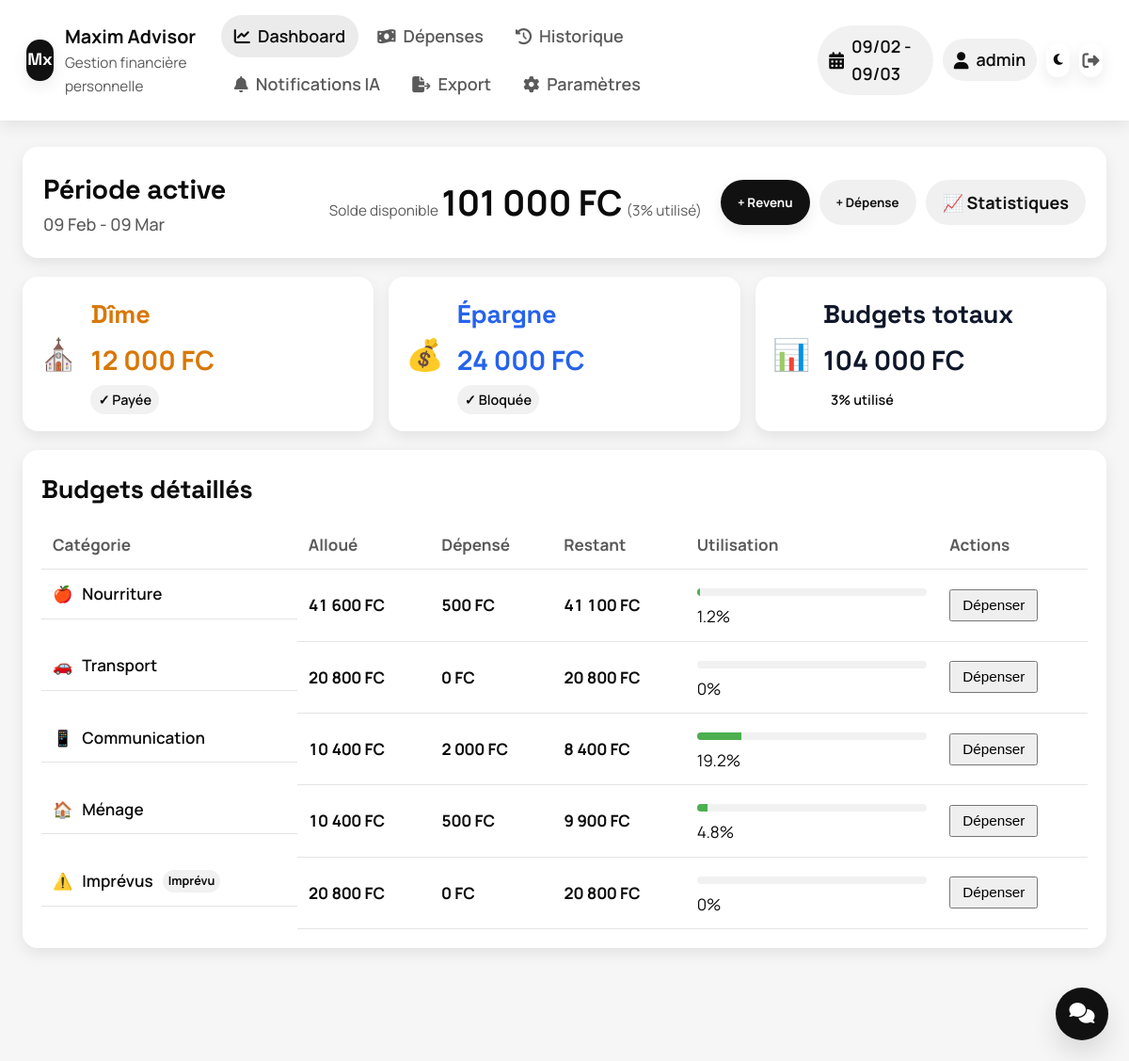
Page / (signed in) on the earlier database version.
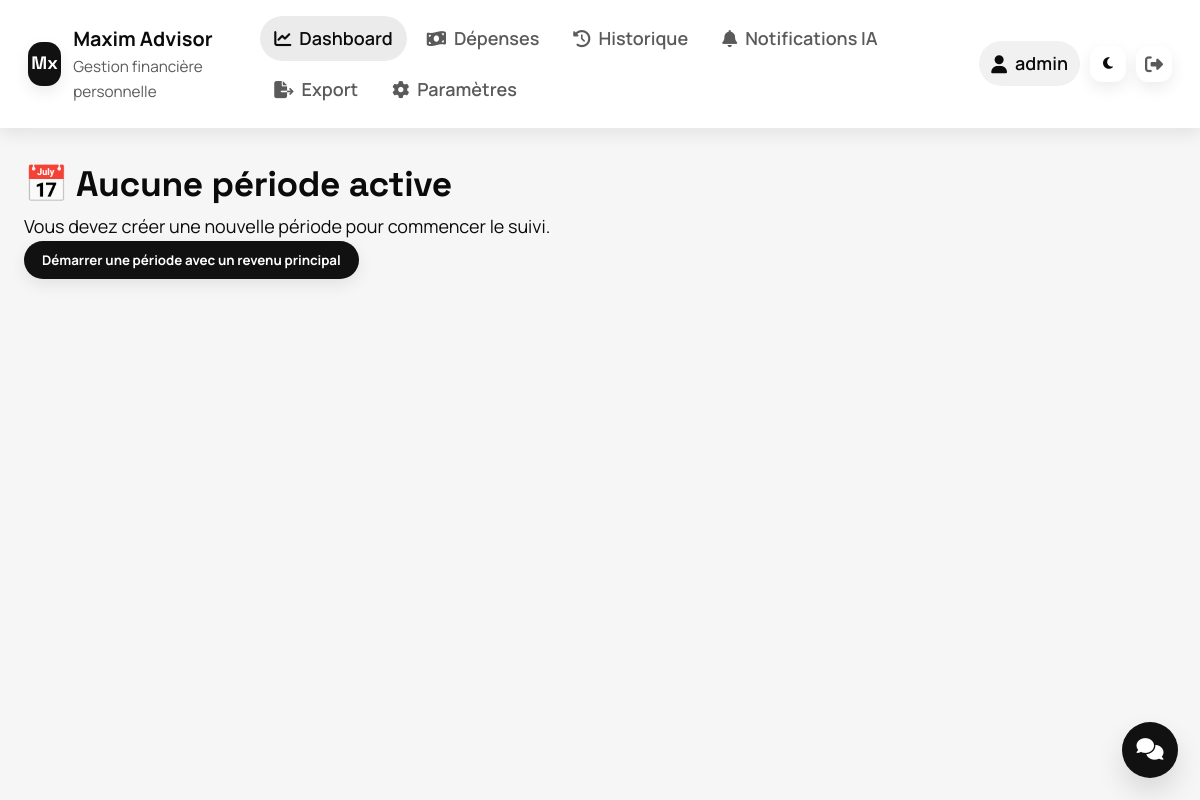
Same page on the later database version.
### tables this page shows
CREATE TABLE financial_periods (
    id INTEGER PRIMARY KEY AUTOINCREMENT,
    start_date DATE NOT NULL,
    end_date DATE NOT NULL,
    parameters_version INTEGER NOT NULL,
    initial_income INTEGER NOT NULL,
    tithing_amount INTEGER NOT NULL DEFAULT 0,
    saving_amount INTEGER NOT NULL DEFAULT 0,
    is_active BOOLEAN DEFAULT 1,
    created_at DATETIME DEFAULT CURRENT_TIMESTAMP
);

CREATE TABLE period_budgets (
    id INTEGER PRIMARY KEY AUTOINCREMENT,
    period_id INTEGER NOT NULL,
    category_id INTEGER NOT NULL,
    allocated_amount INTEGER NOT NULL,
    spent_amount INTEGER NOT NULL DEFAULT 0,
    FOREIGN KEY (period_id) REFERENCES financial_periods(id) ON DELETE CASCADE,
    FOREIGN KEY (category_id) REFERENCES budget_categories(id)
);

CREATE TABLE budget_categories (
    id INTEGER PRIMARY KEY AUTOINCREMENT,
    name TEXT NOT NULL,
    color TEXT NOT NULL,
    icon TEXT NOT NULL,
    is_unexpected BOOLEAN DEFAULT 0,
    position INTEGER NOT NULL
);

### includes/database.php (called while the page is built, shortened)
<?php
require_once __DIR__ . '/config.php';
function getDatabase() {
    static $db = null;
    if ($db === null) {
        try {
            $db = new PDO('sqlite:' . DB_PATH);
            $db->setAttribute(PDO::ATTR_ERRMODE, PDO::ERRMODE_EXCEPTION);
            $db->exec('PRAGMA foreign_keys = ON');
        } catch (PDOException $e) {
            die('Erreur de connexion à la base de données: ' . $e->getMessage());
        }
    }
    return $db;
}
function queryOne($sql, $params = []) {
    $db = getDatabase();
    $stmt = $db->prepare($sql);
    $stmt->execute($params);
    return $stmt->fetch(PDO::FETCH_ASSOC);
}
?>

### includes/period.php (called while the page is built, shortened)
<?php
require_once __DIR__ . '/database.php';
require_once __DIR__ . '/budgets.php';
function getActivePeriod() {
    $sql = "SELECT * FROM financial_periods WHERE is_active = 1 ORDER BY start_date DESC LIMIT 1";
    return queryOne($sql);
}
?>

### includes/calculations.php (called while the page is built, shortened)
<?php
require_once __DIR__ . '/database.php';
require_once __DIR__ . '/budgets.php';
function calculatePeriodTotals($periodId) {
    $sql = "SELECT
                SUM(CASE WHEN type = 'income_main' THEN amount ELSE 0 END) as total_income,
                SUM(CASE WHEN type = 'income_extra' THEN amount ELSE 0 END) as total_extra_income,
                SUM(CASE WHEN type = 'expense' THEN amount ELSE 0 END) as total_expenses,
                SUM(tithing_paid) as total_tithing,
                SUM(saving_paid) as total_saving
            FROM transactions
            WHERE period_id = ?";
    $totals = queryOne($sql, [$periodId]);
    $sql = "SELECT
                SUM(allocated_amount) as total_budget,
                SUM(spent_amount) as total_spent
            FROM period_budgets
            WHERE period_id = ?";
    $budgets = queryOne($sql, [$periodId]);
    return array_merge($totals, $budgets);
}
function calculateTotals($periodId) {
    return calculatePeriodTotals($periodId);
}
?>

### includes/config.php (called while the page is built, shortened)
<?php
function formatCurrency($amount) {
    return number_format($amount, 0, ',', ' ') . ' ' . CURRENCY;
}
?>

### pages/dashboard.php (the view, shortened to what this page needs)
<?php
require_once __DIR__ . '/../includes/period.php';
require_once __DIR__ . '/../includes/budgets.php';
require_once __DIR__ . '/../includes/transactions.php';
require_once __DIR__ . '/../includes/calculations.php';
$activePeriod = getActivePeriod();
if (!$activePeriod) {
    include __DIR__ . '/../templates/components/no-period.php';
    return;
}
$budgets = getBudgetSummary($activePeriod['id']);
$totals = calculateTotals($activePeriod['id']);
$totalAllocated = array_sum(array_column($budgets, 'allocated_amount'));
$totalSpent = array_sum(array_column($budgets, 'spent_amount'));
$totalRemaining = $totalAllocated - $totalSpent;
$overallPercentage = $totalAllocated > 0 ? round(($totalSpent / $totalAllocated) * 100) : 0;
?>
<div class="dashboard-container">
    <div class="period-header">
        <div class="period-info">
            <h2>Période active</h2>
            <p class="period-dates">
                <?php echo date('d M', strtotime($activePeriod['start_date'])); ?>
                -
                <?php echo date('d M', strtotime($activePeriod['end_date'])); ?>
            </p>
        </div>
        <div class="period-summary">
            <div class="summary-card">
                <span class="summary-label tone-balance">Solde disponible</span>
                <span class="summary-amount tone-balance"><?php echo formatCurrency($totalRemaining); ?></span>
                <span class="summary-percentage">(<?php echo $overallPercentage; ?>% utilisé)</span>
            </div>
            <div class="summary-actions">
                <button class="btn btn-primary" onclick="showAddIncomeModal()">
                    + Revenu
                </button>
                <button class="btn btn-secondary" onclick="showAddExpenseModal()">
                    + Dépense
                </button>
                <a class="btn btn-secondary" href="/?page=stats">
                    📈 Statistiques
                </a>
            </div>
        </div>
    </div>
    <div class="mandatory-funds">
        <div class="fund-card tithing">
            <div class="fund-icon">⛪</div>
            <div class="fund-details">
                <h3 class="tone-tithing">Dîme</h3>
                <p class="fund-amount tone-tithing"><?php echo formatCurrency($activePeriod['tithing_amount']); ?></p>
                <p class="fund-status status-paid">✓ Payée</p>
            </div>
        </div>
        <div class="fund-card saving">
            <div class="fund-icon">💰</div>
            <div class="fund-details">
                <h3 class="tone-saving">Épargne</h3>
                <p class="fund-amount tone-saving"><?php echo formatCurrency($activePeriod['saving_amount']); ?></p>
                <p class="fund-status status-blocked">✓ Bloquée</p>
            </div>
        </div>
        <div class="fund-card budget">
            <div class="fund-icon">📊</div>
            <div class="fund-details">
                <h3 class="tone-budget">Budgets totaux</h3>
                <p class="fund-amount tone-budget"><?php echo formatCurrency($totalAllocated); ?></p>
                <p class="fund-status status-<?php echo getBudgetStatus($overallPercentage); ?>">
                    <?php echo $overallPercentage; ?>% utilisé
                </p>
            </div>
        </div>
    </div>
    <div class="budgets-detail">
        <h3>Budgets détaillés</h3>
        <table class="budgets-table">
            <thead>
                <tr>
                    <th>Catégorie</th>
                    <th>Alloué</th>
                    <th>Dépensé</th>
                    <th>Restant</th>
                    <th>Utilisation</th>
                    <th>Actions</th>
                </tr>
            </thead>
            <tbody>
                <?php foreach ($budgets as $budget): ?>
                <tr class="category-<?php echo $budget['status']; ?>">
                    <td class="category-name">
                        <span class="category-icon"><?php echo $budget['icon']; ?></span>
                        <?php echo $budget['name']; ?>
                        <?php if ($budget['is_unexpected']): ?>
                        <span class="unexpected-badge">Imprévu</span>
                        <?php endif; ?>
                    </td>
                    <td class="amount allocated"><?php echo formatCurrency($budget['allocated_amount']); ?></td>
                    <td class="amount spent"><?php echo formatCurrency($budget['spent_amount']); ?></td>
                    <td class="amount remaining <?php echo $budget['is_over'] ? 'negative' : ''; ?>">
                        <?php echo formatCurrency($budget['remaining']); ?>
                    </td>
                    <td class="usage">
                        <?php echo getCategoryProgressBar($budget['percentage_used'], $budget['status']); ?>
                        <span class="percentage"><?php echo $budget['percentage_used']; ?>%</span>
                    </td>
                    <td class="actions">
                        <button class="btn-small"
                                onclick="addExpenseToCategory(<?php echo $budget['category_id']; ?>)">
                            Dépenser
                        </button>
                    </td>
                </tr>
                <?php endforeach; ?>
            </tbody>
        </table>
    </div>
</div>

### templates/header.php (shortened to what this page needs)
<!DOCTYPE html>
<html lang="fr">
<head>
    <link rel="stylesheet" href="assets/css/style.css">
    <link rel="stylesheet" href="https://cdnjs.cloudflare.com/ajax/libs/font-awesome/6.4.0/css/all.min.css">
</head>
<body>
    <div class="app-container">

### templates/topbar.php (shortened to what this page needs)
<header class="topbar">
    <div class="brand">
        <div class="brand-mark">Mx</div>
        <div class="brand-text">
            <div class="brand-name"><?php echo APP_NAME; ?></div>
            <div class="brand-sub">Gestion financière personnelle</div>
        </div>
    </div>
    <nav class="topbar-links">
        <a href="/?page=dashboard" class="nav-link <?php echo ($page ?? 'dashboard') == 'dashboard' ? 'active' : ''; ?>">
            <i class="fas fa-chart-line"></i>
            <span>Dashboard</span>
        </a>
        <a href="/?page=expenses" class="nav-link <?php echo ($page ?? '') == 'expenses' ? 'active' : ''; ?>">
            <i class="fas fa-money-bill-wave"></i>
            <span>Dépenses</span>
        </a>
        <a href="/?page=history" class="nav-link <?php echo ($page ?? '') == 'history' ? 'active' : ''; ?>">
            <i class="fas fa-history"></i>
            <span>Historique</span>
        </a>
        <a href="/?page=alerts" class="nav-link <?php echo ($page ?? '') == 'alerts' ? 'active' : ''; ?>">
            <i class="fas fa-bell"></i>
            <span>Notifications IA</span>
        </a>
        <a href="/?page=export" class="nav-link <?php echo ($page ?? '') == 'export' ? 'active' : ''; ?>">
            <i class="fas fa-file-export"></i>
            <span>Export</span>
        </a>
        <a href="/?page=settings" class="nav-link <?php echo ($page ?? '') == 'settings' ? 'active' : ''; ?>">
            <i class="fas fa-cog"></i>
            <span>Paramètres</span>
        </a>
    </nav>
    <div class="topbar-user">
        <?php if ($period = getActivePeriod()): ?>
        <div class="period-pill">
            <i class="fas fa-calendar-alt"></i>
            <span>
                <?php echo date('d/m', strtotime($period['start_date'])); ?>
                -
                <?php echo date('d/m', strtotime($period['end_date'])); ?>
            </span>
        </div>
        <?php endif; ?>
        <div class="user-pill">
            <i class="fas fa-user"></i>
            <span><?php echo htmlspecialchars($_SESSION['username'] ?? 'Utilisateur'); ?></span>
        </div>
        <button class="theme-toggle" type="button" onclick="toggleTheme()" title="Basculer le thème" aria-label="Basculer le thème">
            <i class="fas fa-moon"></i>
        </button>
        <a href="/logout.php" class="logout-link" title="Déconnexion">
            <i class="fas fa-sign-out-alt"></i>
        </a>
    </div>
</header>

### index.php (shortened to what this page needs)
<?php
require_once ROOT_PATH . '/includes/database.php';
require_once ROOT_PATH . '/includes/period.php';
require_once ROOT_PATH . '/includes/budgets.php';
$page = isset($_GET['page']) ? $_GET['page'] : 'dashboard';
$allowed_pages = [
    'dashboard' => 'pages/dashboard.php',
    'stats' => 'pages/stats.php',
    'chat' => 'pages/chat.php',
    'settings' => 'pages/settings.php',
    'expenses' => 'pages/expenses.php',
    'history' => 'pages/history.php',
    'export' => 'pages/export.php',
    'alerts' => 'pages/alerts.php'
];
require_once ROOT_PATH . '/templates/header.php';
require_once ROOT_PATH . '/templates/topbar.php';
echo '<main class="main-content">';
if (isset($allowed_pages[$page])) {
    require_once ROOT_PATH . '/' . $allowed_pages[$page];
} else {
    require_once ROOT_PATH . '/pages/dashboard.php';
}
echo '</main>';
require_once ROOT_PATH . '/templates/footer.php';
?>

### includes/budgets.php (shortened to what this page needs)
<?php
require_once __DIR__ . '/database.php';
function getBudgetSummary($periodId) {
    $db = getDatabase();
    $query = "SELECT
                pb.id,
                pb.category_id,
                c.name,
                c.icon,
                c.color,
                c.is_unexpected,
                pb.allocated_amount,
                pb.spent_amount,
                (pb.allocated_amount - pb.spent_amount) as remaining,
                CASE
                    WHEN pb.allocated_amount > 0
                    THEN ROUND((pb.spent_amount * 100.0 / pb.allocated_amount), 1)
                    ELSE 0
                END as percentage_used
              FROM period_budgets pb
              JOIN budget_categories c ON pb.category_id = c.id
              WHERE pb.period_id = :period_id
              ORDER BY c.position";
    $stmt = $db->prepare($query);
    $stmt->execute([':period_id' => $periodId]);
    $budgets = $stmt->fetchAll(PDO::FETCH_ASSOC);
    return $budgets;
}
function getBudgetStatus($percentage) {
    return 'normal';
}
function getCategoryProgressBar($percentage, $status) {
    $width = min($percentage, 100);
    $colors = [
        'normal' => '#4CAF50',
        'warning' => '#FF9800',
        'critical' => '#F44336',
        'over' => '#D32F2F'
    ];
    $color = $colors[$status] ?? '#4CAF50';
    return "
    <div class='progress-bar'>
        <div class='progress-fill' style='width: {$width}%; background-color: {$color};'></div>
    </div>";
}

### templates/footer.php (shortened to what this page needs)
    </div>
    <a href="/?page=chat" class="chat-fab" title="Chat IA">
        <i class="fas fa-comments"></i>
    </a>
</body>
</html>

### templates/components/no-period.php
<div class="no-period">
    <h2>📅 Aucune période active</h2>
    <p>Vous devez créer une nouvelle période pour commencer le suivi.</p>
    <button class="btn btn-primary" onclick="showAddIncomeModal()">
        Démarrer une période avec un revenu principal
    </button>
</div>

Differences in the rows shown:
removed financial_periods: start_date "09/02", end_date "09/03", start_date "09 Feb", end_date "09 Mar", tithing_amount "12 000 FC", saving_amount "24 000 FC"
removed period_budgets: category.icon "🍎", category.name "Nourriture", allocated_amount "41 600 FC", spent_amount "500 FC", remaining "41 100 FC", percentage_used "1.2"
removed period_budgets: category.icon "🚗", category.name "Transport", allocated_amount "20 800 FC", spent_amount "0 FC", remaining "20 800 FC", percentage_used "0"
removed period_budgets: category.icon "📱", category.name "Communication", allocated_amount "10 400 FC", spent_amount "2 000 FC", remaining "8 400 FC", percentage_used "19.2"
removed period_budgets: category.icon "🏠", category.name "Ménage", allocated_amount "10 400 FC", spent_amount "500 FC", remaining "9 900 FC", percentage_used "4.8"
removed period_budgets: category.icon "⚠️", category.name "Imprévus", allocated_amount "20 800 FC", spent_amount "0 FC", remaining "20 800 FC", percentage_used "0"
Other differences:
formatCurrency($totalRemaining): "101 000 FC" → (not shown)
$overallPercentage: "3" → (not shown)
formatCurrency($totalAllocated): "104 000 FC" → (not shown)
text no longer shown: "- Période active - Solde disponible ( % utilisé) + Revenu + Dépense 📈 Statistiques ⛪ Dîme ✓ Payée 💰 Épargne ✓ Bloquée 📊 Budgets totaux % utilisé Budgets détaillés Catégorie Alloué Dépensé Restant Utilisation Actions"
text now shown: "📅 Aucune période active Vous devez créer une nouvelle période pour commencer le suivi. Démarrer une période avec un revenu principal"
